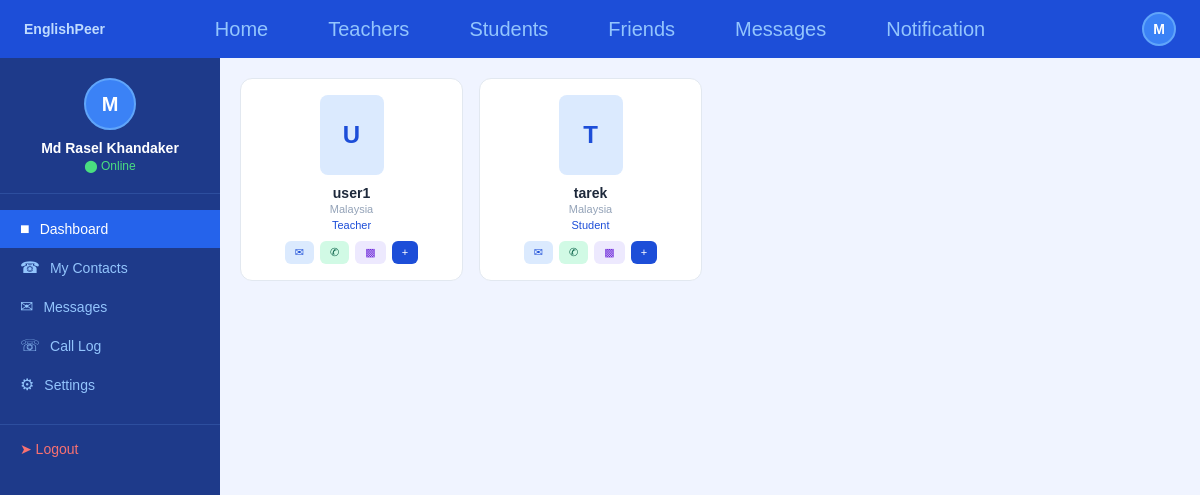
Before: /home (signed in) with the older database file.
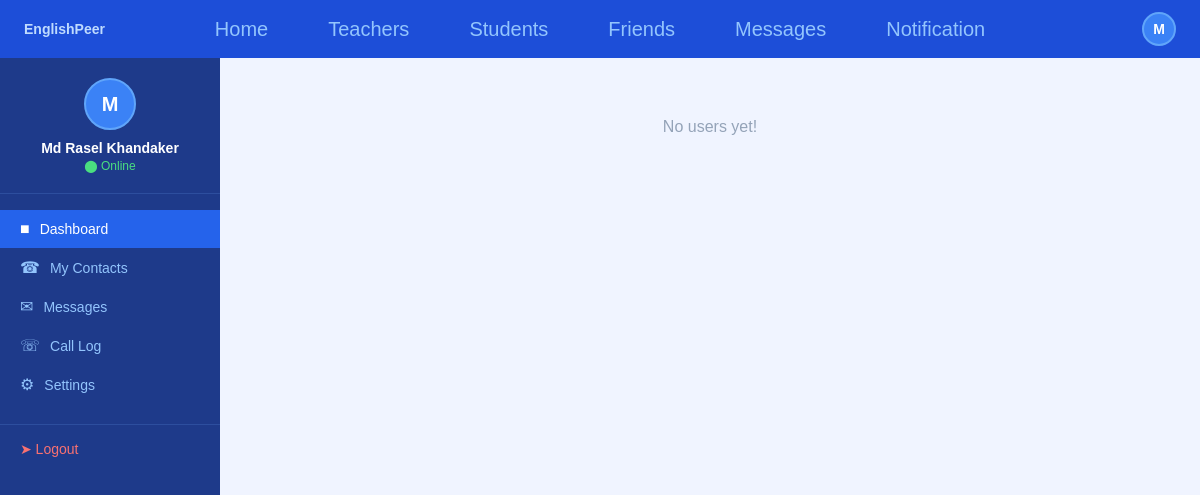
After: the same page with the newer database file.
### tables this page shows
CREATE TABLE users (
            id INTEGER PRIMARY KEY AUTOINCREMENT,
            email TEXT UNIQUE NOT NULL,
            password TEXT NOT NULL,
            name TEXT NOT NULL,
            phone TEXT,
            gender TEXT,
            country TEXT,
            education TEXT,
            role TEXT,
            profile_pic TEXT DEFAULT 'default.png',
            bio TEXT
        );

### app.py (the view)
@app.route('/home')
def home_feed():
    if 'email' not in session:
        return redirect(url_for('home'))
    ph = '%s' if os.environ.get('DATABASE_URL') else '?'
    role_filter = request.args.get('role', '')
    conn = get_db()
    c = conn.cursor()
    c.execute('SELECT COUNT(*) FROM users')
    total_users = c.fetchone()[0]
    if role_filter:
        c.execute(f'''SELECT email, name, country, role, gender, education
                     FROM users WHERE email != {ph} AND role={ph}''',
                  (session['email'], role_filter))
    else:
        c.execute(f'''SELECT email, name, country, role, gender, education
                     FROM users WHERE email != {ph}''',
                  (session['email'],))
    users = c.fetchall()
    conn.close()
    return render_template('home_feed.html',
                           username=session['name'],
                           email=session['email'],
                           users=users,
                           total_users=total_users,
                           role_filter=role_filter,
                           notif_count=get_notif_count())

### app.py (called while the page is built)
def get_db():
    DATABASE_URL = os.environ.get('DATABASE_URL')
    if DATABASE_URL:
        result = urlparse(DATABASE_URL)
        conn = psycopg2.connect(
            database=result.path[1:],
            user=result.username,
            password=result.password,
            host=result.hostname,
            port=result.port
        )
    else:
        conn = sqlite3.connect('users.db')
    return conn

def get_notif_count():
    if 'email' not in session:
        return 0
    ph = '%s' if os.environ.get('DATABASE_URL') else '?'
    conn = get_db()
    c = conn.cursor()
    c.execute(f"SELECT COUNT(*) FROM friends WHERE receiver={ph} AND status='pending'",
              (session['email'],))
    count = c.fetchone()[0]
    conn.close()
    return count

### templates/home_feed.html (shortened to what this page needs)
<!DOCTYPE html>
<html>
<head>
    <link rel="stylesheet" href="{{ url_for('static', filename='style.css') }}">
</head>
<body>
<nav class="navbar">
    <span class="logo">EnglishPeer</span>
    <div class="nav-links">
        <a href="/home">Home</a>
        <a href="/home?role=Teacher">Teachers</a>
        <a href="/home?role=Student">Students</a>
        <a href="/friends">Friends</a>
        <a href="/messages">Messages</a>
        <a href="/notifications" style="position:relative;">
    Notification
</a>
    </div>
    <div class="nav-avatar">{{ username[0]|upper }}</div>
</nav>
<div class="dashboard-wrapper">
    <div class="sidebar">
        <div class="user-info">
            <div class="user-avatar">{{ username[0]|upper }}</div>
            <div class="user-name">{{ username }}</div>
            <div class="user-status">&#11044; Online</div>
        </div>
        <a href="/dashboard" class="menu-item active">
            <span class="menu-icon">&#9632;</span> Dashboard
        </a>
        <a href="/contacts" class="menu-item">
            <span class="menu-icon">&#9742;</span> My Contacts
        </a>
        <a href="/messages" class="menu-item">
            <span class="menu-icon">&#9993;</span> Messages
        </a>
        <a href="/calllog" class="menu-item">
            <span class="menu-icon">&#9743;</span> Call Log
        </a>
        <a href="/settings" class="menu-item">
            <span class="menu-icon">&#9881;</span> Settings
        </a>
        <a href="/logout" class="logout-btn">&#10148; Logout</a>
    </div>
    <div class="main-content" style="padding:20px;overflow-y:auto;">
    <div style="display:grid;grid-template-columns:repeat(4,1fr);gap:16px;">
        {% for user in users %}
<div style="background:white;border-radius:12px;border:0.5px solid #e2e8f0;padding:16px;text-align:center;">
    <div style="width:64px;height:80px;border-radius:8px;background:#dbeafe;color:#1d4ed8;display:flex;align-items:center;justify-content:center;font-size:24px;font-weight:bold;margin:0 auto 10px;">
        {{ user[1][0]|upper }}
    </div>
    <div style="font-size:14px;font-weight:600;color:#1e293b;margin-bottom:2px;">{{ user[1] }}</div>
    <div style="font-size:11px;color:#94a3b8;margin-bottom:4px;">{{ user[2] }}</div>
    <div style="font-size:11px;color:#1d4ed8;margin-bottom:10px;">{{ user[3] }}</div>
    <div style="display:flex;gap:6px;justify-content:center;">
        <a href="/chat/{{ user[0] }}" style="padding:5px 10px;background:#dbeafe;color:#1d4ed8;border-radius:6px;font-size:11px;text-decoration:none;">&#9993;</a>
        <a href="/call/{{ user[0] }}" style="padding:5px 10px;background:#d1fae5;color:#065f46;border-radius:6px;font-size:11px;text-decoration:none;">&#9990;</a>
        <a href="/call/{{ user[0] }}" style="padding:5px 10px;background:#ede9fe;color:#6d28d9;border-radius:6px;font-size:11px;text-decoration:none;">&#9641;</a>
        <a href="/add_friend/{{ user[0] }}" style="padding:5px 10px;background:#1d4ed8;color:white;border-radius:6px;font-size:11px;text-decoration:none;">+</a>
    </div>
</div>
{% endfor %}
{% if not users %}
<div style="grid-column:1/-1;text-align:center;padding:40px;color:#94a3b8;">
    No users yet!
</div>
{% endif %}
    </div>
</div>
    </div>
</body>
</html>

Changed rows visible on the page:
removed users: name "U", name "user1", country "Malaysia", role "Teacher"
removed users: name "T", name "tarek", country "Malaysia", role "Student"
Other visible differences:
text now shown: "No users yet!"
